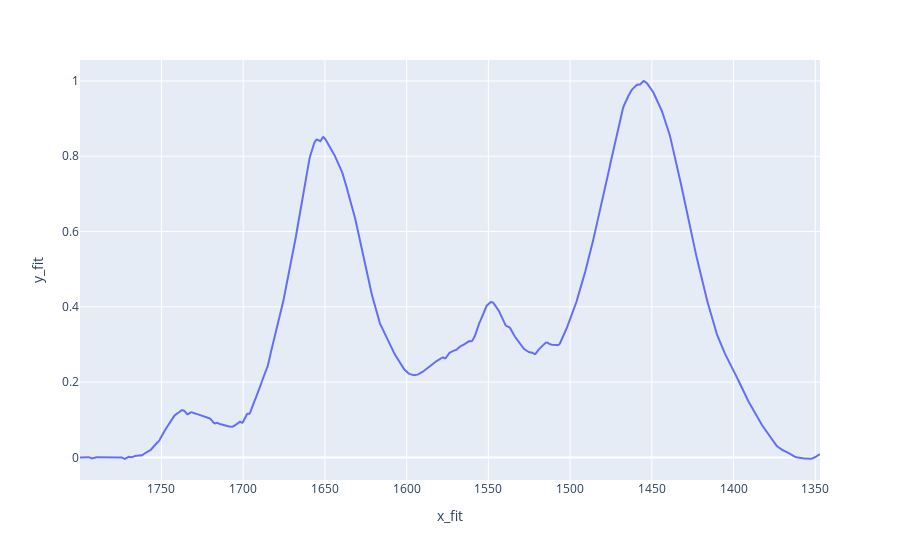

Notebook cell for this chart:
### Markdown cell above
### Replot for quick check for the input paramaters

### Code cell
arr = np.column_stack((x_fit,y_fit_norm_intensity))
my_array = pd.DataFrame(arr, columns = ['x_fit','y_fit'])
fig = px.line(data_frame=my_array, x=my_array['x_fit'], y=my_array['y_fit'])
fig['layout']['xaxis']['autorange'] = "reversed"
fig.show()

### Figure 1 — Plotly figure (JSON) as saved in the notebook; plotly's stock layout.template omitted (floating-point values rounded to 4 significant figures; data arrays with more than 128 entries replaced by an {"elided": "..."} marker saying what was removed)
{"data": [{"hovertemplate": "x_fit=%{x}<br>y_fit=%{y}<extra></extra>", "legendgroup": "", "line": {"color": "#636efa", "dash": "solid"}, "mode": "lines", "name": "", "orientation": "v", "showlegend": false, "type": "scatter", "x": {"elided": "940 float values"}, "xaxis": "x", "y": {"elided": "940 float values"}, "yaxis": "y"}], "layout": {"legend": {"tracegroupgap": 0}, "margin": {"t": 60}, "xaxis": {"anchor": "y", "autorange": "reversed", "domain": [0, 1], "title": {"text": "x_fit"}}, "yaxis": {"anchor": "x", "domain": [0, 1], "title": {"text": "y_fit"}}}}
